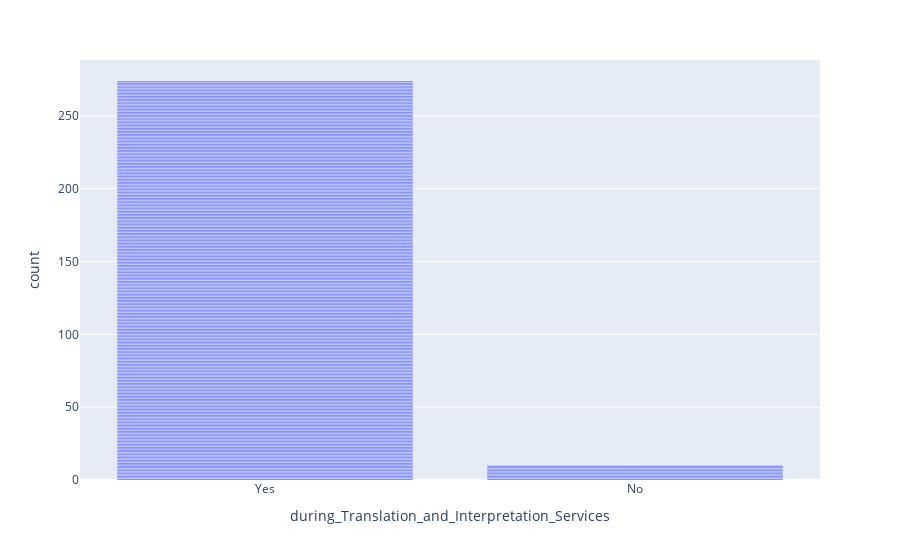

This figure's notebook cell:
### Markdown cell above
<text> 
<p><h4>We also see the level of engagement of participants in the program</h4></p>
    <description>

1.97% percent of immigrants participated in  Translation and Interpretation Services


<document>
    
</document>
</text>

### Code cell
px.bar(df, x = 'during_Translation_and_Interpretation_Services')

### Figure 1 — Plotly figure (JSON) as saved in the notebook; plotly's stock layout.template omitted (floating-point values rounded to 4 significant figures; data arrays with more than 128 entries replaced by an {"elided": "..."} marker saying what was removed)
{"data": [{"alignmentgroup": "True", "hovertemplate": "during_Translation_and_Interpretation_Services=%{x}<br>count=%{y}<extra></extra>", "legendgroup": "", "marker": {"color": "#636efa", "pattern": {"shape": ""}}, "name": "", "offsetgroup": "", "orientation": "v", "showlegend": false, "textposition": "auto", "type": "bar", "x": {"elided": "284 str values"}, "xaxis": "x", "y": {"elided": "284 int values"}, "yaxis": "y"}], "layout": {"autosize": true, "barmode": "relative", "legend": {"tracegroupgap": 0}, "margin": {"t": 60}, "xaxis": {"anchor": "y", "autorange": true, "domain": [0, 1], "range": [-0.5, 1.5], "title": {"text": "during_Translation_and_Interpretation_Services"}, "type": "category"}, "yaxis": {"anchor": "x", "autorange": true, "domain": [0, 1], "range": [0, 288.4], "title": {"text": "count"}, "type": "linear"}}}
